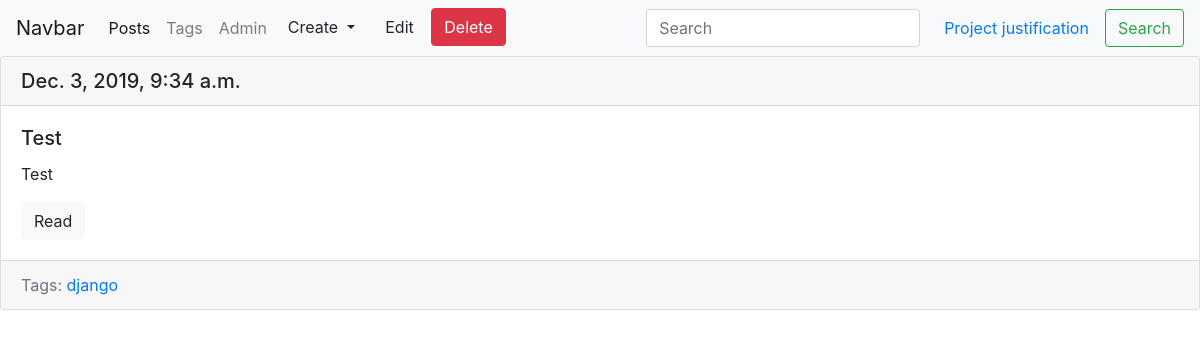
Page /blog/post/test-1575365685/ on the committed database.
### blog/models.py (models this page shows, shortened)
class Post(models.Model):
    title = models.CharField(max_length=150, db_index=True)
    slug = models.SlugField(max_length=150, blank=True, unique=True)
    body = models.TextField(blank=True)
    tags = models.ManyToManyField('Tag', blank=True, related_name='posts')
    datr_pub = models.DateTimeField(auto_now_add=True)
    def get_absolute_url(self):
        return reverse('post_detail_url', kwargs={'slug': self.slug})
    def get_update_url(self):
        return reverse('post_update_url', kwargs={'slug': self.slug})
    def get_delete_url(self):
        return reverse('post_delete_url', kwargs={'slug': self.slug})

class Tag(models.Model):
    title = models.CharField(max_length=50)
    slug = models.SlugField(max_length=50, unique=True)
    def get_absolute_url(self):
        return reverse('tag_detail_url', kwargs={'slug': self.slug})

### blog/views.py (the view)
# urls.py: path('post/<str:slug>/', PostDetail.as_view(), name='post_detail_url'),
class PostDetail(ObjectDetailMixin, View):
    model = Post
    template = 'blog/post_detail.html'

### blog/utils.py (called while the page is built)
    def get(self, request, slug):
        obj = get_object_or_404(self.model, slug__iexact=slug)
        return render(request, self.template, context={self.model.__name__.lower(): obj, 'admin_object': obj})

### blog/templates/blog/post_detail.html (shortened to what this page needs)
{% extends 'blog/base_blog.html' %}
{% block content %}
    {% include 'blog/includes/post_card_template.html' %}
{% endblock %}

### blog/templates/blog/includes/post_card_template.html
<div class="card mb-4">
    <h5 class="card-header">
        {{ post.datr_pub }}
    </h5>
    <div class="card-body">
        <h5 class="card-title">{{ post.title }}</h5>
        <p class="card-text">{{ post.body|truncatewords:15 }}</p>
        <a href="{{ post.get_absolute_url }}" class="btn btn-light">Read</a>
    </div>
    <div class="card-footer text-muted">
        Tags:
        {% for tag in post.tags.all %}
            <a href="{{ tag.get_absolute_url }}">{{ tag.title }}</a>
        {% endfor %}
    </div>
</div>

### rows in the picture
Post: datr_pub "Dec. 3, 2019, 9:34 a.m.", title "Test", body "Test"
Tag: title "django"
